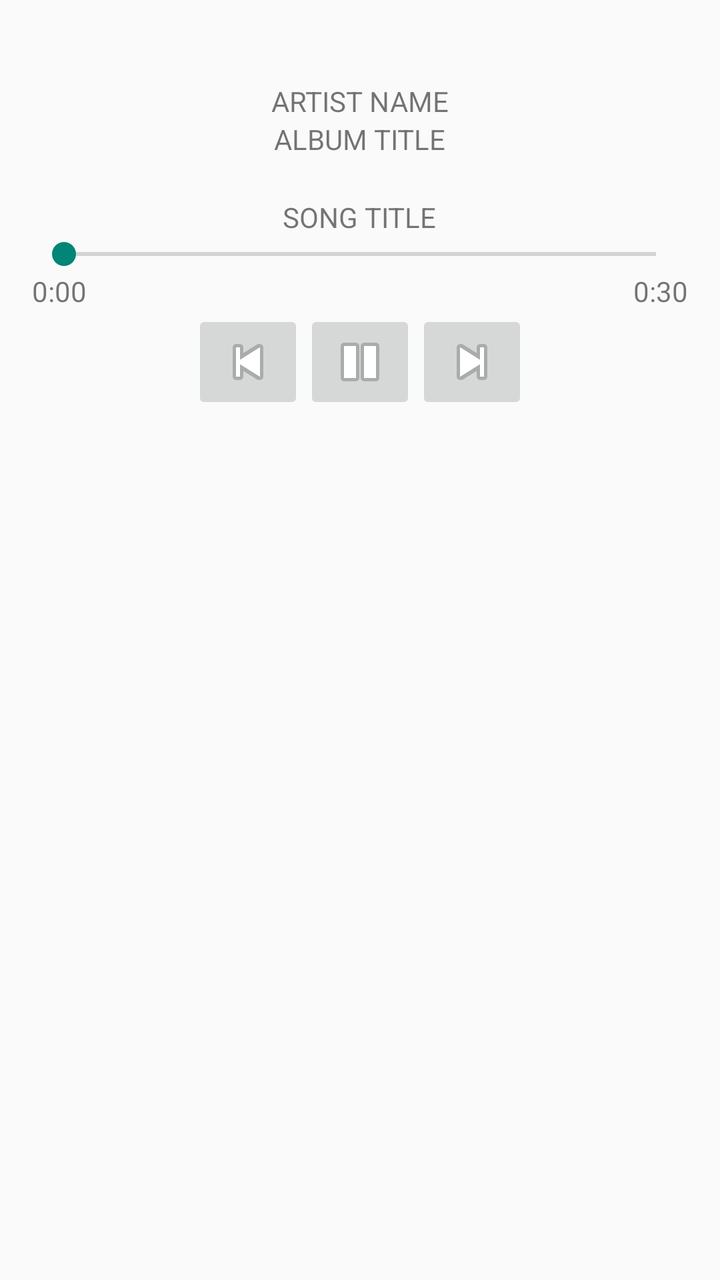
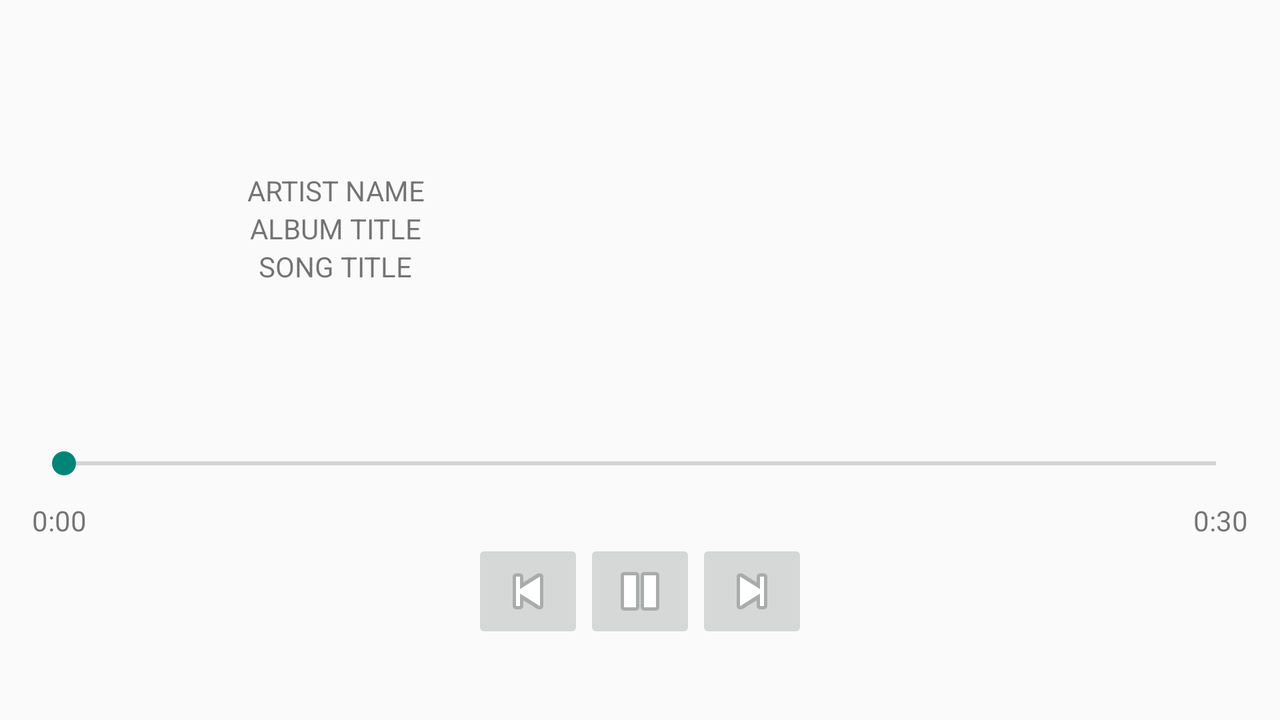

Compare how this app lays out the same screen by default and in its alternative resource folder. The renders come first, then the two layout files and the values they reference.
<!-- AndroidManifest.xml: application theme AppTheme -->
<!-- res/layout/fragment_spotify_streamer.xml -->
<LinearLayout xmlns:android="http://schemas.android.com/apk/res/android"
    xmlns:tools="http://schemas.android.com/tools" android:layout_width="match_parent"
    android:layout_height="match_parent" android:paddingLeft="@dimen/activity_horizontal_margin"
    android:paddingRight="@dimen/activity_horizontal_margin"
    android:paddingTop="@dimen/activity_vertical_margin"
    android:paddingBottom="@dimen/activity_vertical_margin"
    tools:context="nanodegree.nemesisdev.com.spotifystreamer.Fragment_SpotifyStreamer"
    android:orientation="vertical">

    <TextView
        android:id="@+id/streamer_artist_name"
        android:layout_width="wrap_content"
        android:layout_height="wrap_content"
        android:text="ARTIST NAME"
        android:layout_gravity="center_horizontal"
        android:paddingTop="25dp"/>

    <TextView
        android:id="@+id/streamer_album_title"
        android:layout_width="wrap_content"
        android:layout_height="wrap_content"
        android:text="ALBUM TITLE"
        android:layout_gravity="center_horizontal"/>


    <ImageView
        android:id="@+id/streamer_album_cover"
        android:layout_width="wrap_content"
        android:layout_height="wrap_content"
        android:scaleType="fitCenter"
        android:src="@drawable/placeholder"
        android:layout_gravity="center_horizontal"
        android:paddingTop="10dp"
        android:paddingBottom="10dp"/>

    <TextView
        android:id="@+id/streamer_song_title"
        android:layout_width="wrap_content"
        android:layout_height="wrap_content"
        android:text="SONG TITLE"
        android:layout_gravity="center_horizontal"/>

    <SeekBar
        android:id="@+id/streamer_seek_bar"
        android:layout_width="fill_parent"
        android:layout_height="wrap_content"
        android:layout_gravity="center_horizontal"/>


  <RelativeLayout
      android:layout_width="fill_parent"
      android:layout_height="wrap_content">

      <TextView
          android:id="@+id/current_track_time"
          android:layout_width="wrap_content"
          android:layout_height="wrap_content"
          android:text="0:00"/>

      <TextView
          android:id="@+id/current_track_length"
          android:layout_width="wrap_content"
          android:layout_height="wrap_content"
          android:text="0:30"
          android:layout_alignParentEnd="true"
          android:layout_alignParentRight="true"/>


  </RelativeLayout>


    <LinearLayout
        android:orientation="horizontal"
        android:layout_width="wrap_content"
        android:layout_height="wrap_content"
        android:layout_gravity="center_horizontal">

        <ImageButton
            android:id="@+id/button_previous"
            android:layout_width="wrap_content"
            android:layout_height="wrap_content"
            android:src="@android:drawable/ic_media_previous"/>

        <ImageButton
            android:id="@+id/button_play_pause"
            android:layout_width="wrap_content"
            android:layout_height="wrap_content"
            android:src="@android:drawable/ic_media_pause"/>

        <ImageButton
            android:id="@+id/button_next"
            android:layout_width="wrap_content"
            android:layout_height="wrap_content"
            android:src="@android:drawable/ic_media_next"/>

    </LinearLayout>

</LinearLayout>
<!-- resources referenced by this layout -->
<resources>
  <dimen name="activity_horizontal_margin">16dp</dimen>
  <dimen name="activity_vertical_margin">16dp</dimen>
  <style name="AppTheme" parent="Base.Theme.AppCompat.Light.DarkActionBar">
          
      </style>
</resources>
<!-- res/layout-sw0dp-land/fragment_spotify_streamer.xml (the repository's variant of the layout above) -->
<!-- drawn on the phone turned sideways -->
<LinearLayout xmlns:android="http://schemas.android.com/apk/res/android"
    xmlns:tools="http://schemas.android.com/tools" android:layout_width="match_parent"
    android:layout_height="match_parent" android:paddingLeft="@dimen/activity_horizontal_margin"
    android:paddingRight="@dimen/activity_horizontal_margin"
    android:paddingTop="@dimen/activity_vertical_margin"
    android:paddingBottom="@dimen/activity_vertical_margin"
    tools:context="nanodegree.nemesisdev.com.spotifystreamer.Fragments.Fragment_SpotifyStreamer"
    android:orientation="vertical"
    android:weightSum="1">

    <LinearLayout
        android:layout_width="match_parent"
        android:layout_height="0dp"
        android:layout_weight="0.6"
        android:orientation="horizontal"
        android:weightSum="1">

        <LinearLayout
            android:layout_width="0dp"
            android:layout_height="match_parent"
            android:layout_weight="0.5"
            android:orientation="vertical"
            android:gravity="center_vertical">

            <TextView
                android:id="@+id/streamer_artist_name"
                android:layout_width="wrap_content"
                android:layout_height="wrap_content"
                android:text="ARTIST NAME"
                android:layout_gravity="center_horizontal"
                />

            <TextView
                android:id="@+id/streamer_album_title"
                android:layout_width="wrap_content"
                android:layout_height="wrap_content"
                android:text="ALBUM TITLE"
                android:layout_gravity="center_horizontal"/>

            <TextView
                android:id="@+id/streamer_song_title"
                android:layout_width="wrap_content"
                android:layout_height="wrap_content"
                android:text="SONG TITLE"
                android:layout_gravity="center_horizontal"/>

        </LinearLayout>


        <ImageView
            android:id="@+id/streamer_album_cover"
            android:layout_width="0dp"
            android:layout_weight="0.5"
            android:layout_height="wrap_content"
            android:scaleType="fitCenter"
            android:src="@drawable/placeholder"
            android:layout_gravity="center_horizontal"
            android:paddingTop="10dp"
            android:paddingBottom="10dp"/>

    </LinearLayout>


    <LinearLayout
        android:layout_width="match_parent"
        android:layout_height="0dp"
        android:layout_weight="0.4"
        android:orientation="vertical">


        <SeekBar
            android:paddingTop="10dp"
            android:paddingBottom="10dp"
            android:id="@+id/streamer_seek_bar"
            android:layout_width="fill_parent"
            android:layout_height="wrap_content"
            android:layout_gravity="center_horizontal"/>


        <RelativeLayout
            android:layout_width="fill_parent"
            android:layout_height="wrap_content">

            <TextView
                android:id="@+id/current_track_time"
                android:layout_width="wrap_content"
                android:layout_height="wrap_content"
                android:text="0:00"/>

            <TextView
                android:id="@+id/current_track_length"
                android:layout_width="wrap_content"
                android:layout_height="wrap_content"
                android:text="0:30"
                android:layout_alignParentEnd="true"
                android:layout_alignParentRight="true"/>


        </RelativeLayout>

        <LinearLayout
            android:orientation="horizontal"
            android:layout_width="wrap_content"
            android:layout_height="wrap_content"
            android:layout_gravity="center_horizontal">

            <ImageButton
                android:id="@+id/button_previous"
                android:layout_width="wrap_content"
                android:layout_height="wrap_content"
                android:src="@android:drawable/ic_media_previous"/>

            <ImageButton
                android:id="@+id/button_play_pause"
                android:layout_width="wrap_content"
                android:layout_height="wrap_content"
                android:src="@android:drawable/ic_media_pause"/>

            <ImageButton
                android:id="@+id/button_next"
                android:layout_width="wrap_content"
                android:layout_height="wrap_content"
                android:src="@android:drawable/ic_media_next"/>

        </LinearLayout>

    </LinearLayout>


</LinearLayout>
